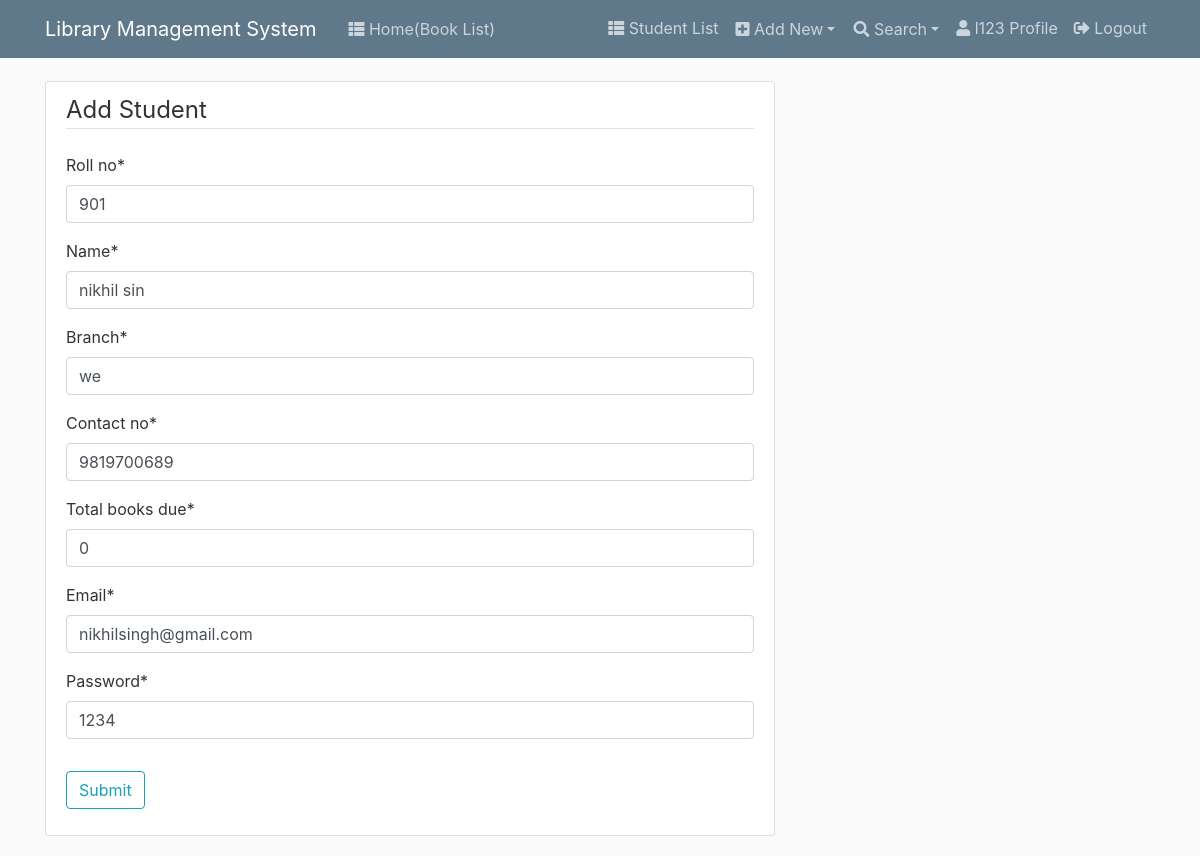
Screenshot of /student5/update/ (signed in) with the database file from the repository.
### lapp/models.py (models this page shows, shortened)
class Student(models.Model):
    roll_no = models.CharField(max_length=10,unique=True)
    name = models.CharField(max_length=10)
    branch = models.CharField(max_length=3)
    contact_no = models.CharField(max_length=10)
    total_books_due=models.IntegerField(default=0)
    email=models.EmailField(unique=True)
    password=models.CharField(max_length=8, default=1234)

### lapp/views.py (the view)
# urls.py: path('student<int:pk>/update/', lib_views.StudentUpdate, name='student-update'),
@login_required
def StudentUpdate(request, pk):
    if not request.user.is_superuser:
        return redirect('index')
    obj = Student.objects.get(id=pk)
    form = StudentForm(instance=obj)
    if request.method == 'POST':
        form = StudentForm(data=request.POST, files=request.FILES, instance=obj)
        if form.is_valid():
            obj = form.save(commit=False)
            obj.save()
            return redirect('student-list')
    return render(request, 'librarian/student_form.html', locals())

### lapp/forms.py
class StudentForm(forms.ModelForm):
    class Meta:
        model = Student
        fields = '__all__'

### lapp/templates/librarian/student_form.html (shortened to what this page needs)
{% extends "librarian/base.html" %}
{% load crispy_forms_tags %}
{% block content %}
    <div class="content-section">
        <form method="POST">
            <fieldset class="form-group">
                <legend class="border-bottom mb-4">Add Student</legend>
                {{ form|crispy }}
            </fieldset>
            <div class="form-group">
                <button class="btn btn-outline-info" type="submit">Submit</button>
            </div>
        </form>
    </div>
{% endblock content %}

### lapp/templates/librarian/base.html (shortened to what this page needs)
{% load static %}
<!DOCTYPE html>
<html>
<head>
    <link rel="stylesheet" href="https://maxcdn.bootstrapcdn.com/bootstrap/4.0.0/css/bootstrap.min.css">
    <link rel="stylesheet" href="https://cdnjs.cloudflare.com/ajax/libs/font-awesome/5.11.2/css/all.min.css">
    <link rel="stylesheet" href="{% static 'librarian/main.css' %}">
</head>
<body>
    <header class="site-header">
        <nav class="navbar navbar-expand-md navbar-dark bg-steel fixed-top">
          <div class="container">
            <a class="navbar-brand mr-4" href="{% url 'about' %}">Library Management System</a>
            <div class="collapse navbar-collapse" id="navbarToggle">
              <div class="navbar-nav mr-auto">
                {% if user.is_authenticated or user.is_superuser %}
                  <a class="nav-item nav-link" href="{% url 'index' %}"><i class="fas fa-th-list"></i> Home(Book List)</a>
                {% endif %}
              </div>
              <div class="nav navbar-nav navbar-right">
                {% if user.is_superuser %}
                  <a class="nav-item nav-link" href="{% url 'student-list' %}"><i class="fas fa-th-list"></i> Student List</a>
                  <div class="dropdown float">
                    <button type="button" class="btn bg-steel dropdown-toggle nav-link" data-toggle="dropdown"><i class="fas fa-plus-square"></i> Add New</button>
                  </div>
                  <div class="dropdown float">
                      <button type="button" class="btn bg-steel dropdown-toggle nav-link" data-toggle="dropdown"><i class="fas fa-search"></i> Search</button>
                  </div>
                  <a class="nav-item nav-link" href="{% url 'profile' %}"><i class="fas fa-user"></i> {{ request.user }} Profile</a>
                  <a class="nav-item nav-link" href="{% url 'logout' %}"><i class="fas fa-sign-out-alt"></i> Logout</a>
                {% endif %}
               </div>
            </div>
          </div>
        </nav>
    </header>
    <div class="row">
      <div class="col-md-12">
      </div>
    </div>
    <main role="main" class="container">
      <div class="row">
        <div class="{% if page_name == 'about' %} col-12 {% else %} col-md-8 {% endif %}">
          {% block content %}{% endblock %}
        </div>
      </div>
    </main>
  </body>
</html>

### static/librarian/main.css (style rules this page uses)
body { background: #fafafa; color: #333333; margin-top: 5rem; }
.bg-steel { background-color: #5f788a; }
.site-header .navbar-nav .nav-link { color: #cbd5db; }
.content-section { background: #ffffff; padding: 10px 20px; border: 1px solid #dddddd; border-radius: 3px; margin-bottom: 20px; }

### rows the page displays
Student: roll_no "901", name "nikhil sin", branch "we", contact_no "9819700689", total_books_due "0", email "nikhilsingh@gmail.com", password "1234"

### other values shown
{{ request.user }} "l123"
